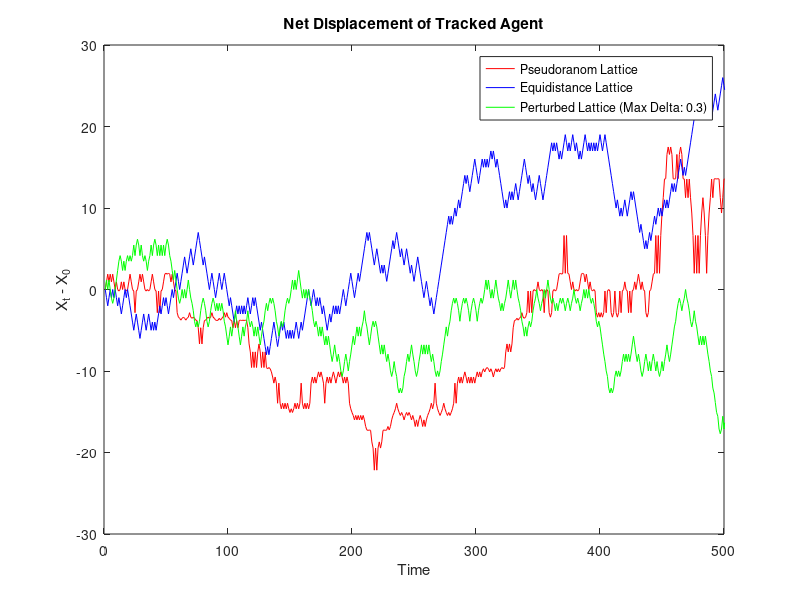

MATLAB code for this plot:
clear all;
close all;
clc;

%% Load lattice information
load('net_displacement_agent.mat');

%% Update lattice information
node_pos_rand = node_positions_rand_200_1(:, 1);
agent_pos_rand = tracked_agent_pos_200_1(:, 2);
agent_pos_rand = agent_pos_rand + 1;

node_pos_eq = 0:1:199;
agent_pos_eq = tracked_agent_position(:, 2);
agent_pos_eq = agent_pos_eq + 1;

node_pos_10 = node_positions_0_10(:, 1);
agent_pos_10 = tracked_agent_pos_0_10(:, 2);
agent_pos_10 = agent_pos_10 + 1;

node_pos_20 = node_positions_0_20(:, 1);
agent_pos_20 = tracked_agent_pos_0_20(:, 2);
agent_pos_20 = agent_pos_20 + 1;

node_pos_30 = node_positions_0_30(:, 1);
agent_pos_30 = tracked_agent_pos_0_30(:, 2);
agent_pos_30 = agent_pos_30 + 1;

node_pos_40 = node_positions_0_40(:, 1);
agent_pos_40 = tracked_agent_pos_0_40(:, 2);
agent_pos_40 = agent_pos_40 + 1;

node_pos_50 = node_positions_0_50(:, 1);
agent_pos_50 = tracked_agent_pos_0_50(:, 2);
agent_pos_50 = agent_pos_50 + 1;

%% Determine net displacement
startPositionRand = node_pos_rand(agent_pos_rand(1));
displacementsRand = node_pos_rand(agent_pos_rand(:)) - startPositionRand;

startPositionEq = node_pos_eq(agent_pos_eq(1));
displacementsEq = node_pos_eq(agent_pos_eq(:)) - startPositionEq;

startPosition10 = node_pos_10(agent_pos_10(1));
displacements10 = node_pos_10(agent_pos_10(:)) - startPosition10;

startPosition20 = node_pos_20(agent_pos_20(1));
displacements20 = node_pos_20(agent_pos_20(:)) - startPosition20;

startPosition30 = node_pos_30(agent_pos_30(1));
displacements30 = node_pos_30(agent_pos_30(:)) - startPosition30;

startPosition40 = node_pos_40(agent_pos_40(1));
displacements40 = node_pos_40(agent_pos_40(:)) - startPosition40;

startPosition50 = node_pos_50(agent_pos_50(1));
displacements50 = node_pos_50(agent_pos_50(:)) - startPosition50;

%% Plot net agent displacement measures
figure;

plot(displacementsRand, 'r');
hold on;

plot(displacementsEq, 'b');
hold on;

plot(displacements30, 'g');
hold on;

xlim([0 500]);
xlabel('Time');
ylabel('X_t - X_0');
title('Net Displacement of Tracked Agent');
legend('Pseudoranom Lattice', 'Equidistance Lattice', ...
    'Perturbed Lattice (Max Delta: 0.3)');
